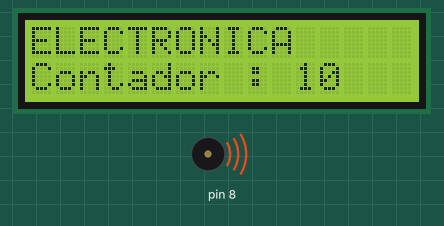
Simulated run of this sketch. Board: Arduino Uno, built with avr-gcc and run on an emulated ATmega328P. Shown: 16×2 character LCD, buzzer (waves = sounding).

Above: at 0.1 s.
At 2.1 s:
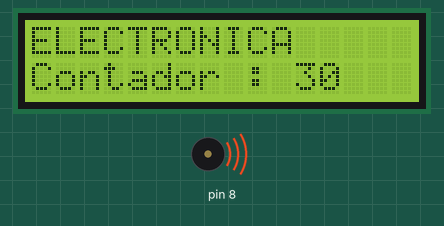
At 4.1 s:
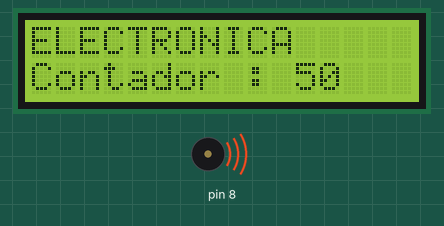
At 9.1 s:
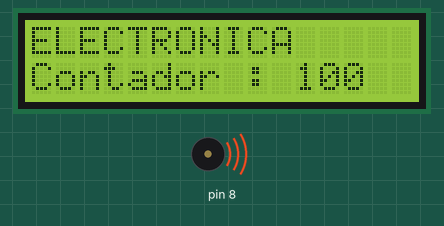
Timing chart, 0 to 40.0 s (numbered marks = the images above):
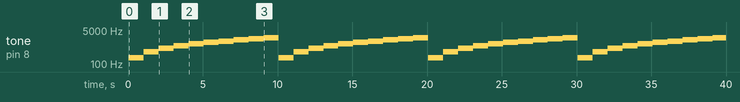

Measured:
- by itself, tone on pin 8: repeats every 10.0 s: 400 Hz 1.0 s, 600 Hz 1.0 s, 800 Hz 1.0 s, 1000 Hz 1.0 s, 1200 Hz 1.0 s, 1400 Hz 1.0 s, 1600 Hz 1.0 s, 1800 Hz 1.0 s, 2000 Hz 1.0 s, 200 Hz 1.0 s
- what the display in image 1 shows lasts 1.0 s, from 2.1 s to 3.1 s

The sketch:

sketch_oct24d.ino
```cpp
#include <LiquidCrystal.h>//libreria//
LiquidCrystal lcd(12, 11, 4, 5, 4, 3, 2);// indico pines del arduino y lcd ees el objeto//

void setup() {
  lcd.begin(16,2);
}

void loop() {

 lcd.setCursor(0,0);
  lcd.print("ELECTRONICA");
  lcd.setCursor(0,1);
  lcd.print("Contador : ");

  for(int cont=10; cont<=100;cont=cont+10){
    lcd.setCursor(11,1);
    lcd.print(cont);
    tone(8,cont*20);
    delay(1000);
  }
  lcd.clear(); //
}
```
